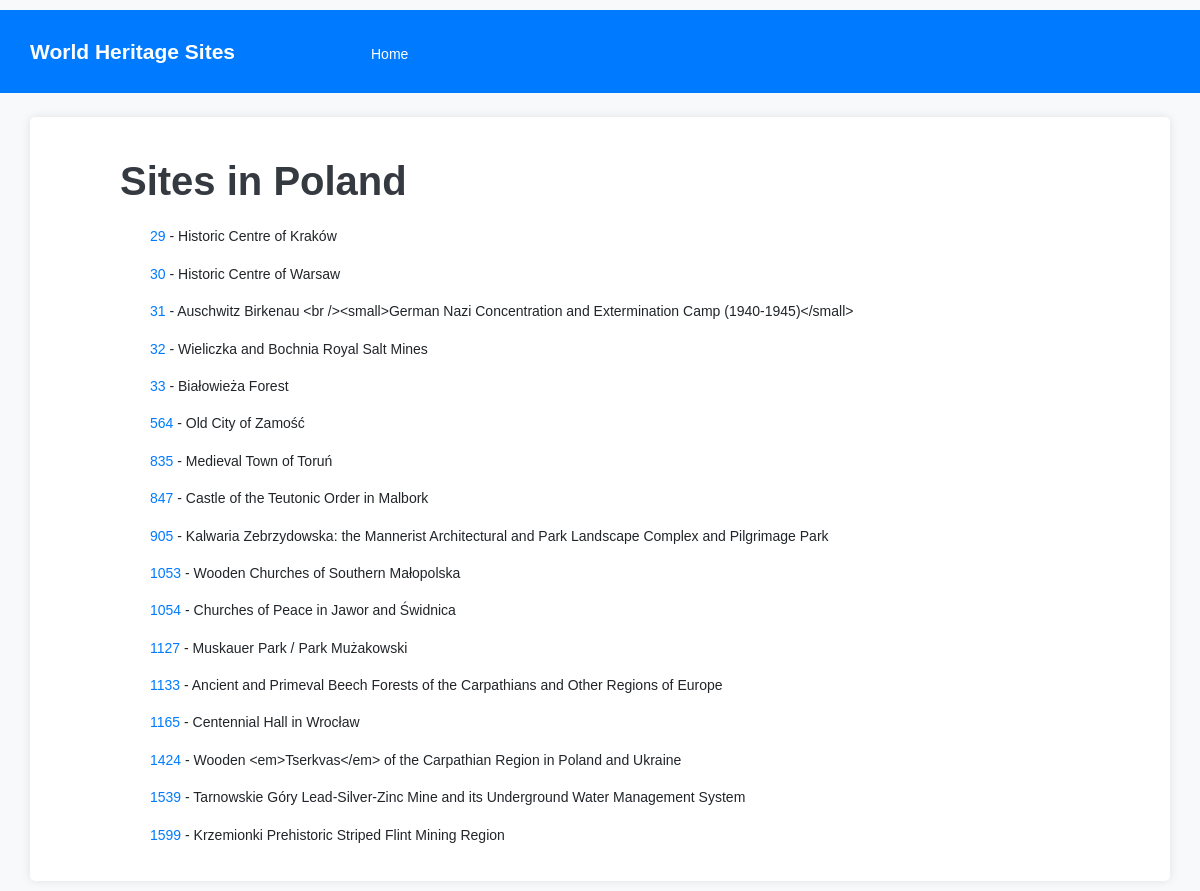
The app's page /country/Poland with its own data.
### tables this page shows
CREATE TABLE World_Heritage_Site (id_no INTEGER PRIMARY KEY, unique_number INTEGER, name_en TEXT, short_description_en TEXT, justification_en TEXT, rev_bis TEXT);

### app.py (the view)
@APP.route('/country/<country>')
def sites_by_country(country):
    sites = db.execute('''
        SELECT World_Heritage_Site.id_no, World_Heritage_Site.name_en, World_Heritage_Site.short_description_en
        FROM World_Heritage_Site
        JOIN Location ON World_Heritage_Site.id_no = Location.site_number
        JOIN Place ON Location.site_number = Place.site_number
        WHERE Place.states_name_en LIKE ?
        ORDER BY World_Heritage_Site.id_no
    ''', ('%' + country + '%',)).fetchall()
    if not sites:
        abort(404, 'No sites found for country: {}'.format(country))
    return render_template('sites-by-country.html', country=country, sites=sites)

### db.py (called while the page is built)
def execute(sql,args=None):
    global DB
    sql = re.sub('\s+',' ', sql)
    logging.info('SQL: {} Args: {}'.format(sql,args))
    return DB['cursor'].execute(sql, args) \
        if args != None else DB['cursor'].execute(sql)

### templates/sites-by-country.html (shortened to what this page needs)
{% extends 'base.html' %}
{% block content %}
<!DOCTYPE html>
<html lang="en">
<head>
</head>
<body>
    <header>
        <h1>Sites in {{ country }}</h1>
    </header>
    <main>
        <ul>
            {% for site in sites %}
                <li>
                    <a href="/sites/{{ site.id_no }}">{{ site.id_no }}</a> - {{ site.name_en }}
                </li>
            {% endfor %}
        </ul>
    </main>
</body>
</html>
{% endblock %}

### templates/base.html (shortened to what this page needs)
<!DOCTYPE html>
<html lang="en">
<head>
    <link rel="stylesheet" href="https://stackpath.bootstrapcdn.com/bootstrap/4.5.2/css/bootstrap.min.css">
    <link rel="stylesheet" href="{{ url_for('static', filename='style.css') }}">
</head>
<body>
    <nav class="navbar">
        <div class="navbar-container">
            <hnav class="navbar-brand">World Heritage Sites</hnav>
            <div class="navbar-menu">
                <ul class="navbar-nav">
                    <li class="nav-item">
                        <a class="nav-link" href="/">Home</a>
                    </li>
                </ul>
            </div>
        </div>
    </nav>
    <div class="container mt-4">
        {% block content %}{% endblock %}
    </div>
</body>
</html>

### static/style.css (style rules this page uses)
body { font-family: 'Helvetica', Arial, sans-serif; font-size: 14px; line-height: 1.6; background-color: #f8f9fa; padding-top: 10px; padding-bottom: 10px; }
a { color: #007bff; }
hnav { color:white; margin: 0px 20px; font-weight: bold; }
h1, h2, h3, h4, h5, h6 { margin: 20px 0 10px; padding: 0; font-weight: bold; color: #343a40; }
p, blockquote, ul, ol, dl, li, table, pre { margin: 15px 0; }
.navbar { background-color: #007bff; color: white; padding: 10px; position: relative; }
.navbar-container { display: flex; justify-content: space-between; align-items: center; }
.navbar-brand { font-size: 1.5em; color: white; text-decoration: none; }
.navbar-menu { display: flex; }
.navbar-nav { list-style: none; padding: 0; margin: 0; display: flex; }
.nav-item { margin-left: 20px; }
.nav-link { color: white; text-decoration: none; }
.container { background-color: #ffffff; padding: 20px; border-radius: 5px; box-shadow: 0 0 10px rgba(0, 0, 0, 0.1); }

### templates/sites-by-country.html (style rules this page uses)
body { display: flex; flex-direction: column; align-items: left; }
header { margin-bottom: 20px; text-align: left; padding-left: 70px; }
ul { list-style-type: none; padding: 0; }
li { margin-bottom: 10px; text-align: left; padding-left: 100px; }

### records on screen
World_Heritage_Site: id_no "29", name_en "Historic Centre of Kraków"
World_Heritage_Site: id_no "30", name_en "Historic Centre of Warsaw"
World_Heritage_Site: id_no "31", name_en "Auschwitz Birkenau <br /><small>German Nazi Concentration and Extermination Camp (1940-1945)</small>"
World_Heritage_Site: id_no "32", name_en "Wieliczka and Bochnia Royal Salt Mines"
World_Heritage_Site: id_no "33", name_en "Białowieża Forest"
World_Heritage_Site: id_no "564", name_en "Old City of Zamość"
World_Heritage_Site: id_no "835", name_en "Medieval Town of Toruń"
World_Heritage_Site: id_no "847", name_en "Castle of the Teutonic Order in Malbork"
World_Heritage_Site: id_no "905", name_en "Kalwaria Zebrzydowska: the Mannerist Architectural and Park Landscape Complex and Pilgrimage Park"
World_Heritage_Site: id_no "1053", name_en "Wooden Churches of Southern Małopolska"
World_Heritage_Site: id_no "1054", name_en "Churches of Peace in Jawor and Świdnica"
World_Heritage_Site: id_no "1127", name_en "Muskauer Park / Park Mużakowski"
World_Heritage_Site: id_no "1133", name_en "Ancient and Primeval Beech Forests of the Carpathians and Other Regions of Europe"
World_Heritage_Site: id_no "1165", name_en "Centennial Hall in Wrocław"
World_Heritage_Site: id_no "1424", name_en "Wooden <em>Tserkvas</em> of the Carpathian Region in Poland and Ukraine"
World_Heritage_Site: id_no "1539", name_en "Tarnowskie Góry Lead-Silver-Zinc Mine and its Underground Water Management System"
World_Heritage_Site: id_no "1599", name_en "Krzemionki Prehistoric Striped Flint Mining Region"

### other values on screen
{{ country }} "Poland"
